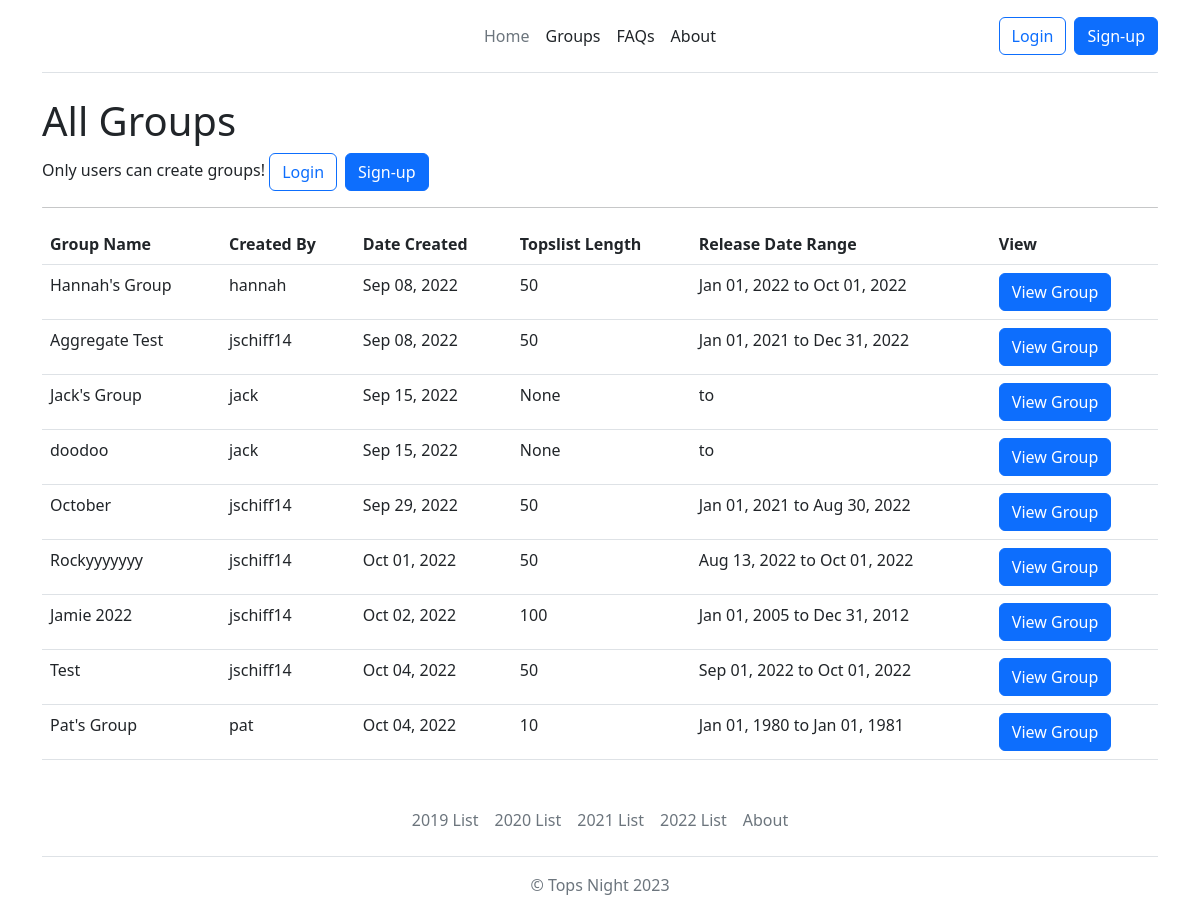
The app's page /AllGroups/ with its own data.
### TopsListGenerator/models.py (models this page shows, shortened)
class TopsGroup(models.Model):
	name = models.CharField(max_length=100)
	password = models.CharField(max_length=100)
	playlistHTML = models.TextField(blank=True,null=True)
	created = models.DateTimeField(auto_now_add=True)
	playlistlength = models.IntegerField(blank=True,null=True)
	min_date = models.DateField(blank=True,null=True)
	max_date = models.DateField(blank=True,null=True)
	user = models.ForeignKey(User, on_delete=models.CASCADE)

### TopsListGenerator/views.py (the view)
# urls.py: path("AllGroups/", views.allgroups, name="allgroups"),
def allgroups(request):
    groups = TopsGroup.objects.all()
    return render(request, 'TopsListGenerator/allgroups.html', {'groups' : groups})

### TopsListGenerator/templates/TopsListGenerator/allgroups.html
{% extends 'TopsListGenerator/base.html' %}
{% block content %}
<h1>All Groups</h1>
{% if user.is_authenticated %}
    <form action="{% url 'creategroup' %}">
	    	<button type="submit" class="btn btn-outline-primary me-2">Create Group</button>
	</form>
{% else %}
Only users can create groups!
			        <table>
			          <form action="{% url 'loginuser' %}">
			              <button type="submit" class="btn btn-outline-primary me-2">Login</button>
			          </form>
			          <form action="{% url 'signupuser' %}">
			              <button type="submit" class="btn btn-primary">Sign-up</button>
			          </form>
			        </table>
{% endif %}
	<hr class="rounded">
	<div>
	    {% if groups %}
	    	<table class="table table-hover">
			  	<thead>
			    	<tr>
				      <th scope="col">Group Name</th>
				      <th scope="col">Created By</th>
				      <th scope="col">Date Created</th>
				      <th scope="col">Topslist Length</th>
				      <th scope="col">Release Date Range</th>
				      <th scope="col">View</th>
			    	</tr>
			  	</thead>
			  	<tbody>
			  	{% for group in groups %}
			  		<tr>
				  		<td>{{ group.name }}</td>
				      	<td>{{ group.user }}</td>
				      	<td>{{ group.created|date:"M d, Y" }}</td>
				      	<td>{{ group.playlistlength }}</td>
				      	<td>{{ group.min_date|date:"M d, Y" }} to {{ group.max_date|date:"M d, Y" }}</td>
				      	<td>
					      		<form action="{% url 'viewgroup' group.pk %}">
	      							<button type="submit" class="btn btn-primary">View Group</button>
	      						</form>
				      	</td>
				    </tr>
				{% endfor %}
				</tbody>
			</table>
	    {% else %}
	        <div class="text-center">
	            <h2>Looks like you haven't created any groups!</h2>
	        	<br>
	        	<a role="button" class="btn btn-primary" href="{% url 'creategroup' %}">Create Group</a>
	        </div>
	    {% endif %}
	</div>
{% endblock %}

### TopsListGenerator/templates/TopsListGenerator/base.html (shortened to what this page needs)
{% load static %}
<!doctype html>
<html lang="en">
<head>
  <link href="https://cdn.jsdelivr.net/npm/bootstrap@5.2.0/dist/css/bootstrap.min.css" rel="stylesheet">
</head>
<body>
<div class="container">
  <header class="d-flex flex-wrap align-items-center justify-content-center justify-content-md-between py-3 mb-4 border-bottom">
    <a href="#" class="d-flex align-items-center col-md-3 mb-2 mb-md-0 text-dark text-decoration-none">
      <svg class="bi me-2" width="40" height="32" role="img" aria-label="Bootstrap"><use xlink:href="#bootstrap"/></svg>
    </a>
    {% if user.is_authenticated %}
      <ul class="nav col-12 col-md-auto mb-2 justify-content-center mb-md-0">
          <li><a href="{% url 'home' %}" class="nav-link px-2 link-secondary">Welcome {{ user.username }}</a></li>
          <li><a href="{% url 'userplaylists' %}" class="nav-link px-2 link-dark">My Playlists</a></li>
          <li class="nav-item dropdown">
            <a class="nav-link dropdown-toggle" href="#" role="button" data-bs-toggle="dropdown" aria-expanded="false">
            Groups</a>
              <ul class="dropdown-menu">
                <li><a class="dropdown-item" href="{% url 'allgroups' %}">All Groups</a></li>
                <li><a class="dropdown-item" href="{% url 'usergroups' %}">My Groups</a></li>
                <li><hr class="dropdown-divider"></li>
                <li><a class="dropdown-item" href="{% url 'creategroup' %}"><strong>Create Group</strong></a></li>
              </ul>
          </li>
          <li><a href="{% url 'FAQs' %}" class="nav-link px-2 link-dark">FAQs</a></li>
          <li><a href="{% url 'about' %}" class="nav-link px-2 link-dark">About</a></li>
      </ul>
      <div class="col-md-3 text-end">
        <table>
          <form action="{% url 'importplaylist' %}">
              <button type="submit" class="btn btn-outline-primary me-2">Import Playlist</button>
          </form>
          <form action="{% url 'logoutuser' %}" method="POST">
            {% csrf_token %}
              <button type="submit" class="btn btn-primary">Logout</button>
          </form>
        </table>
      </div>
    {% else %}
      <ul class="nav col-12 col-md-auto mb-2 justify-content-center mb-md-0">
        <li><a href="{% url 'home' %}" class="nav-link px-2 link-secondary">Home</a></li>
        <li><a href="{% url 'allgroups' %}" class="nav-link px-2 link-dark">Groups</a></li>
        <li><a href="{% url 'FAQs' %}" class="nav-link px-2 link-dark">FAQs</a></li>
        <li><a href="{% url 'about' %}" class="nav-link px-2 link-dark">About</a></li>
      </ul>
      <div class="col-md-3 text-end">
        <table>
          <form action="{% url 'loginuser' %}">
              <button type="submit" class="btn btn-outline-primary me-2">Login</button>
          </form>
          <form action="{% url 'signupuser' %}">
              <button type="submit" class="btn btn-primary">Sign-up</button>
          </form>
        </table>
      </div>
    {% endif %}
  </header>
  {% block content %}{% endblock %}
  <footer class="py-3 my-4">
    <ul class="nav justify-content-center border-bottom pb-3 mb-3">
      <li class="nav-item"><a href="https://open.spotify.com/playlist/6zq6rrkTaaG38OQGnddeOn" class="nav-link px-2 text-muted" target="_blank" rel="noopener noreferrer">2019 List</a></li>
      <li class="nav-item"><a href="https://open.spotify.com/playlist/1ThCoe0JZnwVGShzk40iEQ" class="nav-link px-2 text-muted" target="_blank" rel="noopener noreferrer">2020 List</a></li>
      <li class="nav-item"><a href="https://open.spotify.com/playlist/0tdHT1hDdDtSYAt2ybghm8" class="nav-link px-2 text-muted" target="_blank" rel="noopener noreferrer">2021 List</a></li>
      <li class="nav-item"><a href="https://open.spotify.com/playlist/4VZUQydvOsdeEyVlAGsj24" class="nav-link px-2 text-muted" target="_blank" rel="noopener noreferrer">2022 List</a></li>
      <li class="nav-item"><a href="#" class="nav-link px-2 text-muted">About</a></li>
    </ul>
    <p class="text-center text-muted">&copy; Tops Night 2023</p>
  </footer>
</div>
</body>

### records on screen
TopsGroup: name "Hannah's Group", user "hannah", created "Sep 08, 2022", playlistlength "50", min_date "Jan 01, 2022", max_date "Oct 01, 2022"
TopsGroup: name "Aggregate Test", user "jschiff14", created "Sep 08, 2022", playlistlength "50", min_date "Jan 01, 2021", max_date "Dec 31, 2022"
TopsGroup: name "Jack's Group", user "jack", created "Sep 15, 2022", playlistlength "None"
TopsGroup: name "doodoo", user "jack", created "Sep 15, 2022", playlistlength "None"
TopsGroup: name "October", user "jschiff14", created "Sep 29, 2022", playlistlength "50", min_date "Jan 01, 2021", max_date "Aug 30, 2022"
TopsGroup: name "Rockyyyyyyy", user "jschiff14", created "Oct 01, 2022", playlistlength "50", min_date "Aug 13, 2022", max_date "Oct 01, 2022"
TopsGroup: name "Jamie 2022", user "jschiff14", created "Oct 02, 2022", playlistlength "100", min_date "Jan 01, 2005", max_date "Dec 31, 2012"
TopsGroup: name "Test", user "jschiff14", created "Oct 04, 2022", playlistlength "50", min_date "Sep 01, 2022", max_date "Oct 01, 2022"
TopsGroup: name "Pat's Group", user "pat", created "Oct 04, 2022", playlistlength "10", min_date "Jan 01, 1980", max_date "Jan 01, 1981"
